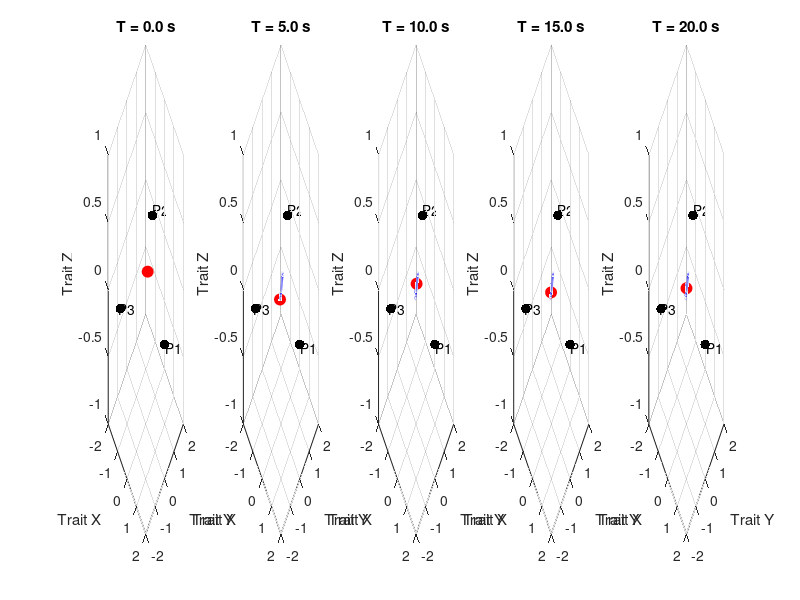

The MATLAB source for this figure: (Note: this script raises an error after producing the figure.)
function friendship_dynamics()
    clc; clear; close all;

    %% 1. The Questionnaire & Stiffness Generation
    % We simulate inputs for 3 people (P1, P2, P3).
    % In a real scenario, you would use 'input()' to get these values.
    % Scale: [-1, 1]. Magnitude = Stiffness (Stubbornness).
    
    disp('Initializing Psychological Questionnaire...');
    num_questions = 20;
    
    % Generating synthetic responses for demonstration (Simulating User Input)
    % A value of 0.9 means "Very Stubborn/Stiff" on that topic.
    % A value of 0.1 means "Very Flexible".
    responses_P1 = 2 * rand(num_questions, 1) - 1; 
    responses_P2 = 2 * rand(num_questions, 1) - 1;
    responses_P3 = 2 * rand(num_questions, 1) - 1;

    % Create High-Dimensional Stiffness Matrices (20x20)
    % K is diagonal because we assume topics are initially independent
    % We take absolute value because Stiffness must be positive.
    % We add 0.1 so no spring is perfectly broken (0 stiffness).
    K1_full = diag(abs(responses_P1) + 0.1); 
    K2_full = diag(abs(responses_P2) + 0.1);
    K3_full = diag(abs(responses_P3) + 0.1);

    fprintf('Stiffness Matrices created for 3 subjects based on %d questions.\n', num_questions);

    %% 2. Dimensionality Reduction (Compression to 3D)
    % We compress the 20 dimensions into 3 fundamental dimensions (X, Y, Z)
    % to visualize the "Star Configuration" in 3D space.
    % Mapping: Q1-Q7 -> X-axis, Q8-Q14 -> Y-axis, Q15-Q20 -> Z-axis
    
    function K_3D = compress_stiffness(K_full)
        diag_vals = diag(K_full);
        k_x = mean(diag_vals(1:7));   % Average stiffness in "Trait X"
        k_y = mean(diag_vals(8:14));  % Average stiffness in "Trait Y"
        k_z = mean(diag_vals(15:20)); % Average stiffness in "Trait Z"
        K_3D = diag([k_x, k_y, k_z]);
    end

    K1 = compress_stiffness(K1_full);
    K2 = compress_stiffness(K2_full);
    K3 = compress_stiffness(K3_full);

    %% 3. Defining the Dynamic System (Star Configuration)
    % Mass M is connected to 3 walls by springs K1, K2, K3.
    % Equation of Motion: M*x'' + C*x' + K_eq*x = 0
    % where K_eq = K1 + K2 + K3 (Parallel springs holding the center)
    
    M = 5 * eye(3);       % Mass matrix (Inertia of the group)
    C = 2 * eye(3);       % Damping matrix (Emotional regulation/friction)
    K_eq = K1 + K2 + K3;  % Equivalent Stiffness of the star center
    
    % Initial Condition: A "Disagreement" pushes the group away from center
    x0 = [1.0; -0.8; 0.5]; % Initial displacement
    v0 = [0; 0; 0];        % Initial velocity

    % Solve ODE using State Space representation
    % State vector z = [position; velocity]
    tspan = 0:0.1:20;
    [t, z] = ode45(@(t,z) system_dynamics(t, z, M, C, K_eq), tspan, [x0; v0]);
    
    positions = z(:, 1:3); % Extract X, Y, Z coordinates over time

    %% 4. Visualization: 5 Time-Step Snapshots
    figure('Name', 'Friendship Dynamics: The Search for Equilibrium', 'Color', 'w');
    indices = floor(linspace(1, length(t), 5)); % Select 5 evenly spaced time steps
    
    for i = 1:5
        idx = indices(i);
        subplot(1, 5, i);
        
        % Plot the Center (Friendship State)
        plot3(positions(1:idx,1), positions(1:idx,2), positions(1:idx,3), 'b-', 'LineWidth', 1.5); hold on;
        plot3(positions(idx,1), positions(idx,2), positions(idx,3), 'ro', 'MarkerFaceColor', 'r', 'MarkerSize', 8);
        
        % Plot "Walls" (The 3 Individuals anchoring the friendship)
        % We arbitrarily place them in 3D space to visualize the pull
        scatter3(2, 0, 0, 50, 'k', 'filled'); text(2.1,0,0, 'P1');
        scatter3(-1, 1.7, 0, 50, 'k', 'filled'); text(-1.1,1.8,0, 'P2');
        scatter3(-1, -1.7, 0, 50, 'k', 'filled'); text(-1.1,-1.8,0, 'P3');
        
        % Formatting
        grid on; axis([-2 2 -2 2 -1 1]);
        title(sprintf('T = %.1f s', t(idx)));
        xlabel('Trait X'); ylabel('Trait Y'); zlabel('Trait Z');
        view(45, 30);
    end
    
    sgtitle('Dynamic Convergence of the Friendship Algorithm');

    %% 5. Trend Analysis (Mathematical Formulation)
    % Calculate System Energy (Lyapunov Function) over time
    % V(t) = 0.5 * x' * K_eq * x + 0.5 * v' * M * v
    energy = zeros(length(t), 1);
    for k = 1:length(t)
        pos = z(k, 1:3)';
        vel = z(k, 4:6)';
        energy(k) = 0.5 * pos' * K_eq * pos + 0.5 * vel' * M * vel;
    end
    
    % Fit an exponential decay curve: E(t) = E0 * exp(-lambda * t)
    f = fit(t, energy, 'exp1'); 
    
    % Display Formulation
    fprintf('\n------------------------------------------------\n');
    fprintf('TREND ANALYSIS:\n');
    fprintf('The stability of this friendship follows a Lyapunov Decay.\n');
    fprintf('Mathematical Trend: E(t) = %.2f * e^(%.2f * t)\n', f.a, f.b);
    
    if f.b < -0.5
        fprintf('Conclusion: Highly Stable. Conflicts resolve quickly.\n');
    elseif f.b < 0
        fprintf('Conclusion: Stable, but grudges linger (slow decay).\n');
    else
        fprintf('Conclusion: Unstable. The group cannot reach consensus.\n');
    end
    fprintf('------------------------------------------------\n');
    
    % Plot Energy Trend
    figure('Name', 'Energy Trend', 'Color', 'w');
    plot(f, t, energy);
    title('Dissipation of Conflict Energy over Time');
    xlabel('Time (s)'); ylabel('Psychological Potential Energy');
    grid on;

end

%% Auxiliary Function: System Dynamics ODE
function dzdt = system_dynamics(~, z, M, C, K)
    % State vector z contains [x; y; z; vx; vy; vz]
    pos = z(1:3);
    vel = z(4:6);
    
    % Acceleration = M^-1 * (-C*vel - K*pos)
    acc = M \ (-C * vel - K * pos);
    
    dzdt = [vel; acc];
end